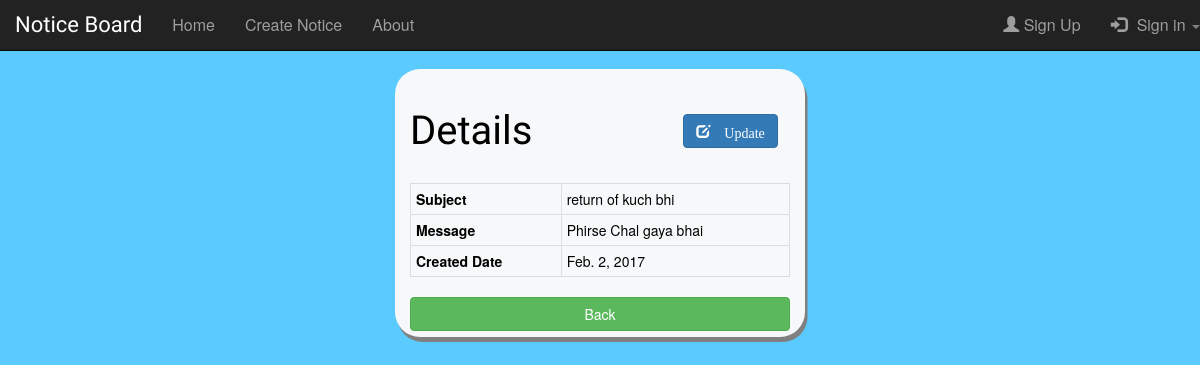
The app's page /college/4/ with its own data.
### college/models.py (models this page shows, shortened)
class College(models.Model):
    subject = models.CharField(max_length=200)
    message = models.TextField()
    cr_date = models.DateField()

### college/views.py (the view)
# urls.py: url(r'^(?P<pk>[0-9]+)/$', views.DetailView.as_view(), name='detail'),
class DetailView(generic.DetailView):
    model = College
    template_name = 'detail.html'
    context_object_name = 'nl'

### college/templates/detail.html
{% extends "master.html" %}
{% block main %}
	<div class="row">
	<div class="col-sm-8">
	<h1 id="brand">Details</h1>
	</div>
	<div class="col-offset-6 col-sm-4 col-md-auto " style="padding-top:6%">
				<button class="button btn btn-primary"><span role="button" class="glyphicon glyphicon-edit"><a href="{% url 'college:update' nl.id %}" style="color:white;text-decoration: None" >
				Update
				</a>
				</span>
				</button>
				</div>
				</div>
	<div class=" table-responsive">
    <table class="table  table-condensed table-bordered" style="color:black">
    <tr><th >Subject</th><td>{{ nl.subject }}</td></tr>
    <tr><th>Message</th><td>{{ nl.message }}</td></tr>
    <tr><th>Created Date</th><td>{{ nl.cr_date }}</td></tr>
	</table>
	</div>
	<div style="text-align:center;">
	<a  href="/college/" role="button"class="btn btn-success col-sm-3" style="width:100%">Back</a>
	</div>
{% endblock %}

### college/static/style.css (style rules this page uses)
body { background:#5bcaff; }
.row, .table-responsive { margin-top: 20px; }
.col-sm-4 { background-color: transparent; }
td { text-align: left; color: black; }
#brand { font-family: 'Sofia'; font-size: 40px; text-align: left; color: black; }

### records on screen
College: subject "return of kuch bhi", message "Phirse Chal gaya bhai", cr_date "Feb. 2, 2017"
